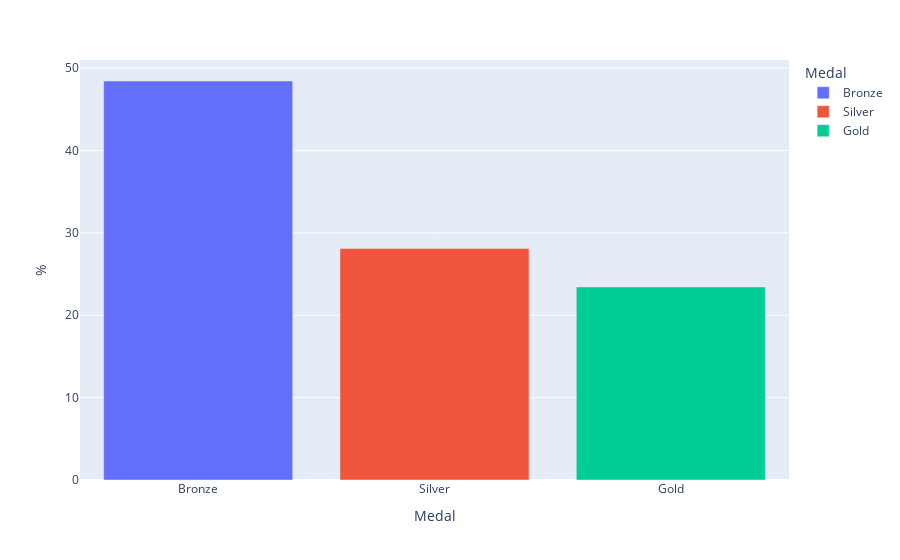

Here is the notebook cell this chart was saved with:
### Code cell
import plotly.express as px

px.bar(df_med, x='Medal', y='%', color='Medal',
       category_orders={"Medal": ['Bronze', 'Silver', 'Gold']})

### Figure 1 — Plotly figure (JSON) as saved in the notebook; plotly's stock layout.template omitted (floating-point values rounded to 4 significant figures)
{"data": [{"alignmentgroup": "True", "hovertemplate": "Medal=%{x}<br>%=%{y}<extra></extra>", "legendgroup": "Bronze", "marker": {"color": "#636efa", "pattern": {"shape": ""}}, "name": "Bronze", "offsetgroup": "Bronze", "orientation": "v", "showlegend": true, "textposition": "auto", "type": "bar", "x": ["Bronze"], "xaxis": "x", "y": [48.44], "yaxis": "y"}, {"alignmentgroup": "True", "hovertemplate": "Medal=%{x}<br>%=%{y}<extra></extra>", "legendgroup": "Silver", "marker": {"color": "#EF553B", "pattern": {"shape": ""}}, "name": "Silver", "offsetgroup": "Silver", "orientation": "v", "showlegend": true, "textposition": "auto", "type": "bar", "x": ["Silver"], "xaxis": "x", "y": [28.12], "yaxis": "y"}, {"alignmentgroup": "True", "hovertemplate": "Medal=%{x}<br>%=%{y}<extra></extra>", "legendgroup": "Gold", "marker": {"color": "#00cc96", "pattern": {"shape": ""}}, "name": "Gold", "offsetgroup": "Gold", "orientation": "v", "showlegend": true, "textposition": "auto", "type": "bar", "x": ["Gold"], "xaxis": "x", "y": [23.44], "yaxis": "y"}], "layout": {"barmode": "relative", "legend": {"title": {"text": "Medal"}, "tracegroupgap": 0}, "margin": {"t": 60}, "xaxis": {"anchor": "y", "categoryarray": ["Bronze", "Silver", "Gold"], "categoryorder": "array", "domain": [0, 1], "title": {"text": "Medal"}}, "yaxis": {"anchor": "x", "domain": [0, 1], "title": {"text": "%"}}}}
